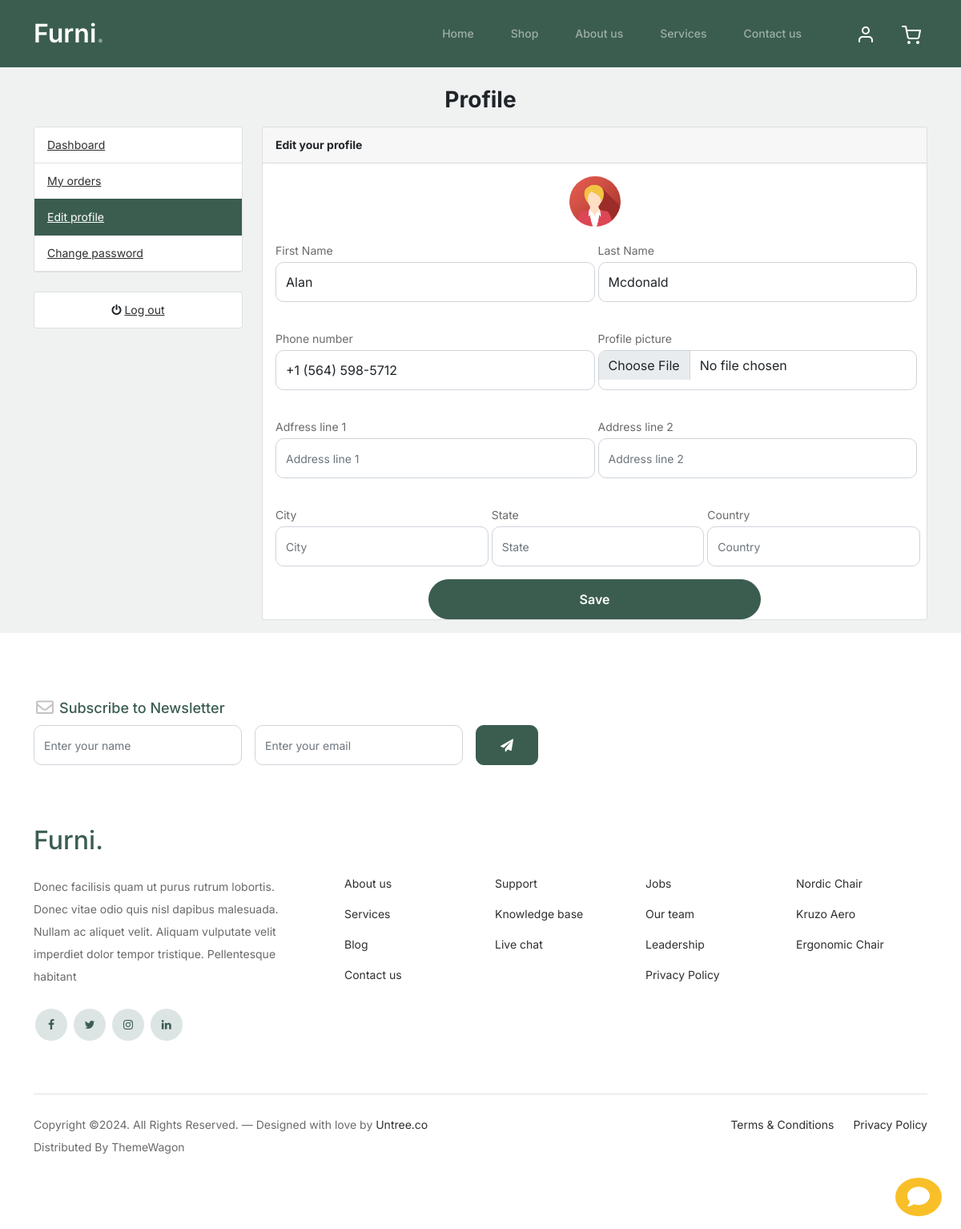
The app's page /accounts/edit_profile/ (signed in) with its own data.
### accounts/models.py (models this page shows, shortened)
class UserProfile(models.Model):
    user = models.OneToOneField(Account, on_delete=models.CASCADE)
    address_line_1 = models.CharField(max_length=100, blank=True)
    address_line_2 = models.CharField(max_length=100, blank=True)
    profile_picture = models.ImageField(blank=True, upload_to='userprofile/')
    city = models.CharField(max_length=50, blank=True)
    state = models.CharField(max_length=50, blank=True)
    country = models.CharField(max_length=50, blank=True)

class Account(AbstractBaseUser):
    first_name = models.CharField(max_length=150)
    last_name = models.CharField(max_length=150)
    username= models.CharField(max_length=150, unique=True)
    email = models.EmailField(max_length=100, unique=True)
    phone_number = models.CharField(max_length=50)
    date_joined = models.DateTimeField(auto_now_add=True)
    last_login = models.DateTimeField(auto_now_add=True)
    is_admin = models.BooleanField(default=False)
    is_staff = models.BooleanField(default=False)
    is_active = models.BooleanField(default=False)
    is_super_user = models.BooleanField(default=False)
    USERNAME_FIELD = 'email'
    REQUIRED_FIELDS = ['username', 'first_name', 'last_name']
    objects = MyAccountManager()
    @property
    def is_authenticated(self):
        return True

### accounts/views.py (the view)
# urls.py: path("edit_profile/", views.edit_profile, name='edit_profile'),
@login_required(login_url='signin')
def edit_profile(request):
    userprofile = get_object_or_404(
        UserProfile,
        user=request.user
    )
    if request.method == 'POST':
        user_form = UserForm(request.POST, instance=request.user)
        profile_form = UserProfileForm(
            request.POST,
            request.FILES,
            instance=userprofile
            )
        if user_form.is_valid and profile_form.is_valid:
            user_form.save()
            profile_form.save()
            messages.success(request, "Your profile has been updated!")
            return redirect(edit_profile)
    else:
        user_form = UserForm(instance=request.user)
        profile_form = UserProfileForm(instance=userprofile)
    context = {
        "user_form": user_form,
        "profile_form": profile_form,
        "userprofile": userprofile
    }
    return render(request, 'accounts/edit_profile.html', context )

### accounts/form.py
class UserForm(forms.ModelForm):
    class Meta:
        model = Account
        fields = [
            'first_name',
            'last_name',
            'phone_number',
        ]
    def __init__(self, *args, **kwargs):
        super(UserForm, self).__init__(*args, **kwargs)
        self.fields['first_name'].widget.attrs['placeholder'] = 'First name' # noqa
        self.fields['last_name'].widget.attrs['placeholder'] = 'Last name' # noqa
        self.fields['phone_number'].widget.attrs['placeholder'] = 'Phone number' # noqa
        for field in self.fields:
            self.fields[field].widget.attrs['class'] = 'form-control'

class UserProfileForm(forms.ModelForm):
    profile_picture = forms.ImageField(
        required=False,
        error_messages={
            'invalid': ("Image files only")
        },
        widget=forms.FileInput
    )
    class Meta:
        model = UserProfile
        fields = [
            'address_line_1',
            'address_line_2',
            'profile_picture',
            'city',
            'state',
            'country',
        ]
    def __init__(self, *args, **kwargs):
        super(UserProfileForm, self).__init__(*args, **kwargs)
        self.fields['address_line_1'].widget.attrs['placeholder'] = 'Address line 1' # noqa
        self.fields['address_line_2'].widget.attrs['placeholder'] = 'Address line 2' # noqa
        self.fields['city'].widget.attrs['placeholder'] = 'City' # noqa
        self.fields['state'].widget.attrs['placeholder'] = 'State' # noqa
        self.fields['country'].widget.attrs['placeholder'] = 'Country' # noqa
        for field in self.fields:
            self.fields[field].widget.attrs['class'] = 'form-control'

### cart/context_processor.py (called while the page is built)
def counter(request):
    cart_count = 0
    if 'admin' in request.path:
        return {}
    else:
        try:
            cart = Cart.objects.filter(cart_id=_cart_id(request))
            if request.user.is_authenticated:
                cart_items = CartItem.objects.all().filter(user=request.user)
            else:
                cart_items = CartItem.objects.all().filter(cart=cart[:1])
            for cart_item in cart_items:
                cart_count += cart_item.quantity
        except Cart.DoesNotExist:
            cart_count = 0
    if cart_count > 9:
        cart_count = '9+'
    return dict(cart_count=cart_count)

### cart/views.py (called while the page is built)
def _cart_id(request):
    cart = request.session.session_key
    if not cart:
        cart = request.session.create()
    return cart

### templates/accounts/edit_profile.html (shortened to what this page needs)
{% extends 'base.html' %}
{% load static %}
{% block content %}
<section class="dashboard">
    <div class="container">
        <div class="row mt-4">
            <h3 class="text-center fw-bold text-dark mb-3">Profile</h3>
            <div class="col-md-3 d-flex flex-column">
                {% include 'includes/dashboard_sidebar.html' %}
                <div>
                    <ul class="list-group my-4">
                        <li class="list-group-item poition-relative text-center">
                            <i class="fa fa-power-off"></i>
                            <a href="{% url 'signout' %}" class="stretched-link">Log out</a>
                        </li>
                      </ul>
                </div>
            </div>
            <div class="col-md-9 mb-3">
                <div class="card">
                    <div class="card-header">
                      <span class="text-dark"><b>Edit your profile</b></span>
                    </div>
                    <div class="text-center mt-3">
                        <img src="{{ userprofile.profile_picture.url }}"
                         alt="Profile Pic"
                         class="avatar rounded-circle"
                         >
                    </div>
                    <div class="row">
                        <div class="col-12">
                            <form action="{% url 'edit_profile' %}" method="POST" enctype="multipart/form-data">
                                <div class="form-row">
                                    <div class="form-group">
                                        <div class="d-flex p-3 gap-1">
                                            <div class="col-md-6">
                                                <label>First Name</label>
                                                {{user_form.first_name}}
                                            </div>
                                            <div class="col-md-6">
                                                <label>Last Name</label>
                                                {{user_form.last_name}}
                                            </div>
                                        </div>
                                        <div class="d-flex p-3 gap-1">
                                            <div class="col-md-6">
                                                <label>Phone number</label>
                                                {{user_form.phone_number}}
                                            </div>
                                            <div class="col-md-6">
                                                <label>Profile picture</label>
                                                {{profile_form.profile_picture}}
                                            </div>
                                        </div>
                                        <div class="d-flex p-3 gap-1">
                                            <div class="col-md-6">
                                                <label>Adfress line 1</label>
                                                {{profile_form.address_line_1}}
                                            </div>
                                            <div class="col-md-6">
                                                <label>Address line 2</label>
                                                {{profile_form.address_line_2}}
                                            </div>
                                        </div>
                                        <div class="d-flex p-3 gap-1">
                                            <div class="col-md-4">
                                                <label>City</label>
                                                {{profile_form.city}}
                                            </div>
                                            <div class="col-md-4">
                                                <label>State</label>
                                                {{profile_form.state}}
                                            </div>
                                            <div class="col-md-4">
                                                <label>Country</label>
                                                {{profile_form.country}}
                                            </div>
                                        </div>
                                    </div>
                                    <div class="text-center">
                                        <button class="btn btn-primary w-50" type="submit">
                                            Save
                                        </button>
                                    </div>
                                </div>
                            </form>
                        </div>
                    </div>
                  </div>
            </div>
        </div>
    </div>
</section>
{% endblock %}

### static/css/style.css (style rules this page uses)
body { overflow-x: hidden; position: relative; }
body { font-family: "Inter", sans-serif; font-weight: 400; line-height: 28px; color: #6a6a6a; font-size: 14px; background-color: #eff2f1; }
a { text-decoration: none; -webkit-transition: .3s all ease; -o-transition: .3s all ease; transition: .3s all ease; color: #2f2f2f; text-decoration: underline; }
.btn { font-weight: 600; padding: 12px 30px; border-radius: 30px; color: #ffffff; background: #2f2f2f; border-color: #2f2f2f; }
.btn.btn-primary { background: #3b5d50; border-color: #3b5d50; }
.form-control { height: 50px; border-radius: 10px; font-family: "Inter", sans-serif; }

### funi/static/css/custom.css (style rules this page uses)
.avatar { max-width: 4rem; max-height: 4rem; }

### records on screen
UserProfile: profile_picture (placeholder picture)
Account: first_name "Alan", last_name "Mcdonald", phone_number "+1 (564) 598-5712"
